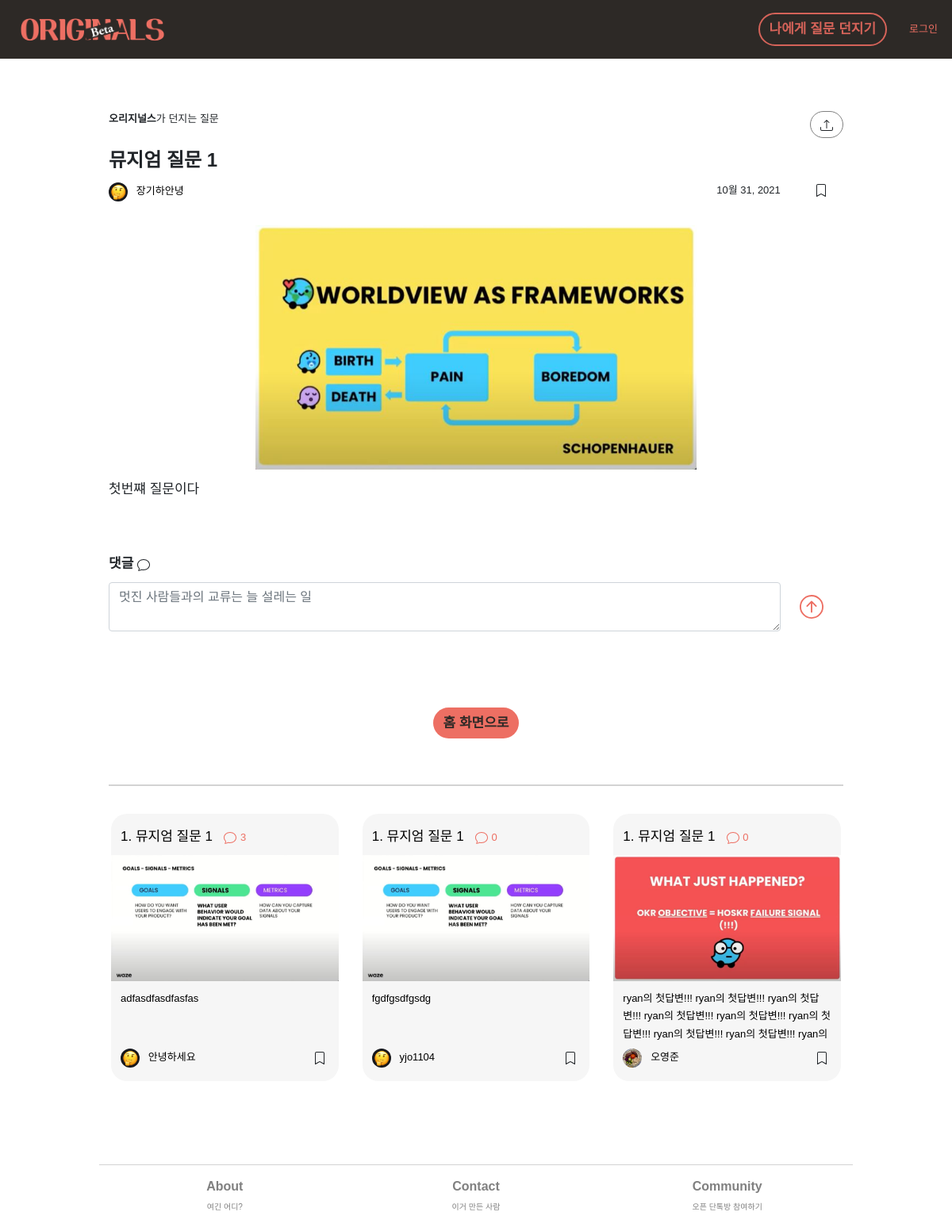
/originals-answer/43, run on the app's committed database.
### main/models.py (models this page shows, shortened)
class AnswersForFromUs(models.Model):
    objects = models.Manager()
    type = models.CharField(max_length=10, default='us', blank=True)
    question_id = models.ForeignKey(QuestionsFromUs, on_delete=models.CASCADE, related_name='answerforfromus', null=False, default=None)
    author_id = models.ForeignKey(User, on_delete=models.CASCADE, related_name='answerforfromus', null=False)
    body = models.CharField(max_length=10000, blank=True) # 답변을 하지 않고 저장하는 경우--null=True 필요없나?
    image = models.ImageField(null=True, blank=True, upload_to='answer_img')
    created_at = models.DateField(auto_now_add=True)
    updated_at = models.DateField(auto_now_add=True)
    created_at_time = models.DateTimeField(auto_now_add=True, null=True, blank=True)
    is_shared = models.BooleanField(default=True)
    on_magazine = models.BooleanField(default=False)

class QuestionsFromUs(models.Model):
    objects = models.Manager()
    question_no = models.IntegerField(null=True)
    title = models.CharField(max_length = 100, blank=False)
    body = models.TextField(blank=True)
    image = models.ImageField(null=True, blank=True, upload_to="question_img")
    is_nudge = models.BooleanField(default=False)
    created_at = models.DateField(auto_now_add=True)

### member/models.py (models this page shows, shortened)
class UserInfo(models.Model):
    objects = models.Manager()
    this_user = models.OneToOneField(User, on_delete=models.CASCADE, related_name = 'userinfo', null=True, default=None) ## UserInfo가 생성될 때마다 user에게 link된다.
    real_name = models.CharField(max_length=20, blank=True, default="내 이름")
    profile_image = models.ImageField(null=True, upload_to="profile_images", default="default_psa.jpg")
    self_intro = models.CharField(max_length=140, blank=True, default="나에 대한 간단한 소개")
    slug = models.SlugField(max_length=100, allow_unicode=True, null=False, blank=False)
    persona_type = models.CharField(max_length=50, null=False)
    is_editor = models.BooleanField(default=False)
    saved_answers = models.ForeignKey(AnswersForFromUs, on_delete=models.CASCADE, related_name = 'userinfo', null=True, default=None)

### main/views.py (the view)
# urls.py: path('originals-answer/<int:ans_us_id>', views.detail_ans_us, name='originals-answer-detail'),
def detail_ans_us(request, ans_us_id):
    navbar_context = navbar(request)
    this_ans = AnswersForFromUs.objects.get(id=ans_us_id)
    this_ans_ques_no = this_ans.question_id.question_no
    if request.user.is_authenticated:
        if SavedAnswers.objects.filter(ans_us_ref=this_ans, bookmarker=request.user).exists():
            bookmarked = 'True'
        else:
            bookmarked = 'False'
        if this_ans.author_id == request.user:
            editable = 'True'
        else:
            editable = ''
        if request.user:
            current_user = UserInfo.objects.get(this_user=request.user)
        else:
            current_user = ''
    else:
        editable = ''
        bookmarked = ''
        current_user = ''
    this_question_id = QuestionsFromUs.objects.filter(question_no=this_ans_ques_no).values_list('id', flat=True)
    all_ans_us = AnswersForFromUs.objects.filter(is_shared=True, question_id=this_question_id[0]).exclude(id=ans_us_id).order_by('-created_at_time').annotate(
        count_comments = Count('commentansus') ## annotate은 댓글 갯수 가져오는 용도.
    )
    comments = CommentAnsUs.objects.filter(ans=ans_us_id).order_by('-created_at_time')
    pre_context = {
        'this_ans' : this_ans,
        'editable' : editable,
        'bookmarked' : bookmarked,
        'all_ans_us' : all_ans_us,
        'comments' : comments,
        'ans_us_id' : ans_us_id,
        'current_user' : current_user,
    }
    context = {**pre_context, **navbar_context}
    return render(request, 'main/D_ans_us.html', context)

### main/views.py (called while the page is built)
def navbar(request):
    if request.user.is_authenticated:
        navbar_this_user = request.user
        try:
            navbar_this_userinfo = UserInfo.objects.get(this_user=navbar_this_user)
            navbar_authenticated = 'True'
            navbar_context = {
                'navbar_authenticated' : navbar_authenticated,
                'navbar_this_user' : navbar_this_user.username,
                'navbar_this_userinfo' : navbar_this_userinfo,
            }
        except ObjectDoesNotExist:
            navbar_authenticated = 'False'
            navbar_context = {
                navbar_authenticated : navbar_authenticated,
                'navbar_this_user' : navbar_this_user.username,
            }
    else:
        navbar_authenticated = 'False'
        navbar_context = {
            'navbar_authenticated' : navbar_authenticated,
        }
    return navbar_context

### main/templates/main/D_ans_us.html (shortened to what this page needs)
{% extends 'main/base.html' %}
{% load crispy_forms_tags %}
{% block content %}
<div class="row-h-80"></div>
<div class="row">
    <div class="col-10 left">
        <div class="text-s"><span class="bolder">오리지널스</span>가 던지는 질문</div>
    </div>
    <div class="col-2 right my-auto">
        <span class="btn btn-menial" id="btn-share" onclick="Share()">
        </span>
    </div>
</div>
<div class="row">
    <div class="col text-l">
        {{this_ans.question_id.title}}
    </div>
</div>
<div class="row">
    <div class="col-5 col-md-4 text-s left my-auto">
        <a href="/profile/{{this_ans.author_id.username}}"><img class=" profile-img-list" src="{{this_ans.author_id.userinfo.profile_image.url}}">&nbsp;&nbsp;&nbsp;{{this_ans.author_id.userinfo.real_name}}</a>
    </div>
    <div class="col-5 col-md-7 text-s right">
        {{this_ans.created_at}}
    </div>
    <div class="col-2 col-md-1 text-s center">
        {% if bookmarked == 'True' %}
        <div class='bookmark-us' id='orig-ans-id-{{this_ans.id}}' onclick="BookmarkUs(id)">
            <svg class="bookmark-icon bi bi-bookmark-fill"  xmlns="http://www.w3.org/2000/svg" width="16" height="16" fill="currentColor" viewBox="0 0 16 16">
                <path d="M2 2v13.5a.5.5 0 0 0 .74.439L8 13.069l5.26 2.87A.5.5 0 0 0 14 15.5V2a2 2 0 0 0-2-2H4a2 2 0 0 0-2 2z"/>
            </svg>
        </div>
        {% else %}
        <div class='bookmark-us' id='orig-ans-id-{{this_ans.id}}' onclick="BookmarkUs(id)">
        </div>
        {% endif %}
    </div>
</div>
<div class="row-h-20"></div>
<div class="row justify-content-center">
    <div class="col center">
        <img class='img-detail-page' src="{{this_ans.image.url}}">
    </div>
</div>
<div class="row">
    <div class="col col-lg-12 col-xs-10 text-m textbunch">
        {{this_ans.body|linebreaks}}
    </div>
</div>
<div class="row-h-40"></div>
<div class="container-comment">
    <div class="row">
        <div class="col text-m bolder">
            댓글
        </div>
    </div>
    <div class="row justify-content-center">
        <div class="col-10 col-md-11 center">
            <textarea placeholder="멋진 사람들과의 교류는 늘 설레는 일" class="form-control" id="comment-input"></textarea>
        </div>
        <div class="col-2  col-md-1 left my-auto">
        </div>
    </div>
    <div class="row-h-20"></div>
    <div class="row justify-content-center">
        <div class="col-11">
        </div>
        <div class="col-1"></div>
    </div>
</div>
<div class="row-h-40"></div>
<div class="row">
    {% if editable == 'True' %}
    <div class="col-6 right">
        <button class="btn btn-primary" onclick="location.href='/'">홈 화면으로</button>
    </div>
    <div class="col-6 left">
        <button class="btn btn-secondary" onclick="location.href='edit/{{this_ans.id}}'">수정하기</button>
    </div>
    {% else %}
    <div class="col center">
        <button class="btn btn-primary" onclick="location.href='/'">홈 화면으로</button>
    </div>
    {% endif %}
</div>
<div class="row-h-20"></div>
<div class="row-h-40 bottom-border"></div>
<div class="row ans-orig fade-in" id=''>
    {% for u in all_ans_us %}
    <div class="col-12 col-md-4">
        <div class="row align-middle">
            <div class="card card-body grid-card col ans-us-card">
                <a href="/originals-answer/{{u.id}}" id="ans-click-id-{{u.id}}" onclick="TrackClicksUs(id)">
                    <div class="row">
                        <div class="col">
                            <div class="text-m ques-title">
                                {{u.question_id.question_no}}. {{u.question_id.title}}
                                  &nbsp;<span class="text-s" style="color: #ed6f63">{{u.count_comments}}</span>
                            </div>
                        </div>
                    </div>
                    <div class="row list-img-container-row">
                        <div class="col list-img-container-col">
                            <img class='question-img-list' src="{{u.image.url}}"/>
                        </div>
                    </div>
                    <div class="row">
                        <div class="col">
                            <div class='text-s link textbunch truncate'>{{u.body}}</div>
                        </div>
                    </div>
                </a>
                <div class="row">
                    <div class="col-10 my-auto text-s left">
                        <a href='/profile/{{u.author_id.username}}'><img class='profile-img-list' src='{{u.author_id.userinfo.profile_image.url}}'/>&nbsp;&nbsp;&nbsp;{{u.author_id.userinfo.real_name}}</a>
                    </div>
                    <div class="col-2 my-auto text-center">
                        {% if u.id in list__us_saved_by_user %}
                        <div class='bookmark-orig' id='us-ans-id-{{u.id}}' onclick="BookmarkUs(id)">
                            <svg class="bookmark-icon bi bi-bookmark-fill"  xmlns="http://www.w3.org/2000/svg" width="16" height="16" fill="currentColor" viewBox="0 0 16 16">
                                <path d="M2 2v13.5a.5.5 0 0 0 .74.439L8 13.069l5.26 2.87A.5.5 0 0 0 14 15.5V2a2 2 0 0 0-2-2H4a2 2 0 0 0-2 2z"/>
                                </svg>
                        </div>
                        {% else %}
                        <div class='bookmark-orig' id='us-ans-id-{{u.id}}' onclick="BookmarkUs(id)">
                        </div>
                        {% endif %}
                    </div>
                </div>
            </div>
        </div>
    </div>
    {% endfor %}
</div>
{% endblock %}

### static/base.css (style rules this page uses)
a { text-decoration: none !important; color: black !important; }
body { font-family : 'NanumSquare', sans-serif !important; min-height: 100vh; display: flex; flex-direction: column; }
.row { margin-top: 10px !important; }
.row-h-20 { height: 20px; }
.row-h-40 { height: 40px; }
.row-h-80 { height: 80px; }
.bottom-border { border-bottom : 2px lightgray solid; }
.grid-card { margin : 15px !important; border-radius: 20px !important; border-color: transparent !important; background-color: #F6F6F6 !important; padding-right: 11px !important ; padding-left: 11px !important ; padding-top: 5px !important; transition: transform 100ms cubic-bezier(.877, .079, .123, .985), -webkit-transform 100ms cubic-bezier(.877, .079, .123, .985); }
.form-control { font-size: 1.063rem; }
.right { text-align: right; }
.left { text-align: left; }
.center { text-align: center; }
.btn { border-radius : 100px !important; }
.btn-primary { background-color: #ed6f63 !important; border-color: transparent !important; color: #2D2926 !important; font-size: 1.063rem !important; font-weight: 800 !important; }
.btn-menial { background-color: transparent !important; border : 1px grey solid !important; font-size: 0.813rem !important; }
.text-l { font-size: 1.5rem; font-weight: 800; }
.text-m { font-size: 1.063rem; }
.text-s { font-size: 0.813rem; }
.textbunch { line-height: 1.75; }
.bolder { font-weight: 800; }
.truncate { overflow: hidden; height : 4rem; }
.profile-img-list { height: 1.5rem; width: auto; border-radius: 50px; }
.question-img-list { width: 100%; }
.list-img-container-row { height: 10rem; overflow: hidden; display: flex; align-items: center; justify-content: center; margin-right: 0px; margin-left: 0px; }
.list-img-container-col { padding-right: 0px !important; padding-left: 0px !important; }
.img-detail-page { width: 60%; }
.bookmark-icon { cursor: pointer; }
.fade-in { animation: fadein 1s; }

### data on the page
AnswersForFromUs: question_id "뮤지엄 질문 1", author_id.userinfo.profile_image (placeholder picture), author_id.userinfo.real_name "장기하안녕", created_at "10월 31, 2021", image (picture), body "첫번쨰 질문이다"
AnswersForFromUs: question_id.question_no "1", question_id "뮤지엄 질문 1", count_comments "3", image (picture), body "adfasdfasdfasfas", author_id.userinfo.profile_image (placeholder picture), author_id.userinfo.real_name "안녕하세요"
AnswersForFromUs: question_id.question_no "1", question_id "뮤지엄 질문 1", count_comments "0", image (picture), body "fgdfgsdfgsdg", author_id.userinfo.profile_image (placeholder picture), author_id.userinfo.real_name "yjo1104"
AnswersForFromUs: question_id.question_no "1", question_id "뮤지엄 질문 1", count_comments "0", image (picture), body "ryan의 첫답변!!! ryan의 첫답변!!! ryan의 첫답변!!! ryan의 첫답변!!! ryan의 첫답변!!! ryan의 첫답변!!! ryan의 첫답변!!! ryan의 첫답변!!! ryan의…", author_id.userinfo.profile_image (picture), author_id.userinfo.real_name "오영준"
